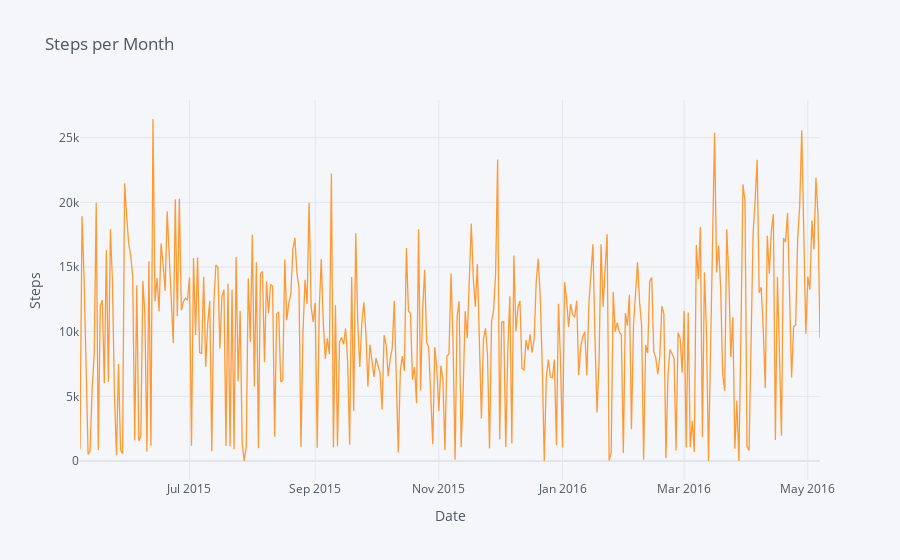

Notebook source saved alongside this figure:
### Code cell
fitbit.iplot(x='Date', y='Steps', kind='line',
                    xTitle='Date', yTitle='Steps', title=title);

### Figure 1 — Plotly figure (JSON) as saved in the notebook; plotly's stock layout.template omitted (floating-point values rounded to 4 significant figures; data arrays with more than 128 entries replaced by an {"elided": "..."} marker saying what was removed)
{"data": [{"line": {"color": "rgba(255, 153, 51, 1.0)", "dash": "solid", "shape": "linear", "width": 1.3}, "mode": "lines", "name": "Steps", "text": "", "type": "scatter", "x": {"elided": "367 str values"}, "y": {"elided": "367 int values"}}], "layout": {"legend": {"bgcolor": "#F5F6F9", "font": {"color": "#4D5663"}}, "paper_bgcolor": "#F5F6F9", "plot_bgcolor": "#F5F6F9", "title": {"font": {"color": "#4D5663"}, "text": "Steps per Month"}, "xaxis": {"gridcolor": "#E1E5ED", "showgrid": true, "tickfont": {"color": "#4D5663"}, "title": {"font": {"color": "#4D5663"}, "text": "Date"}, "zerolinecolor": "#E1E5ED"}, "yaxis": {"gridcolor": "#E1E5ED", "showgrid": true, "tickfont": {"color": "#4D5663"}, "title": {"font": {"color": "#4D5663"}, "text": "Steps"}, "zerolinecolor": "#E1E5ED"}}}
